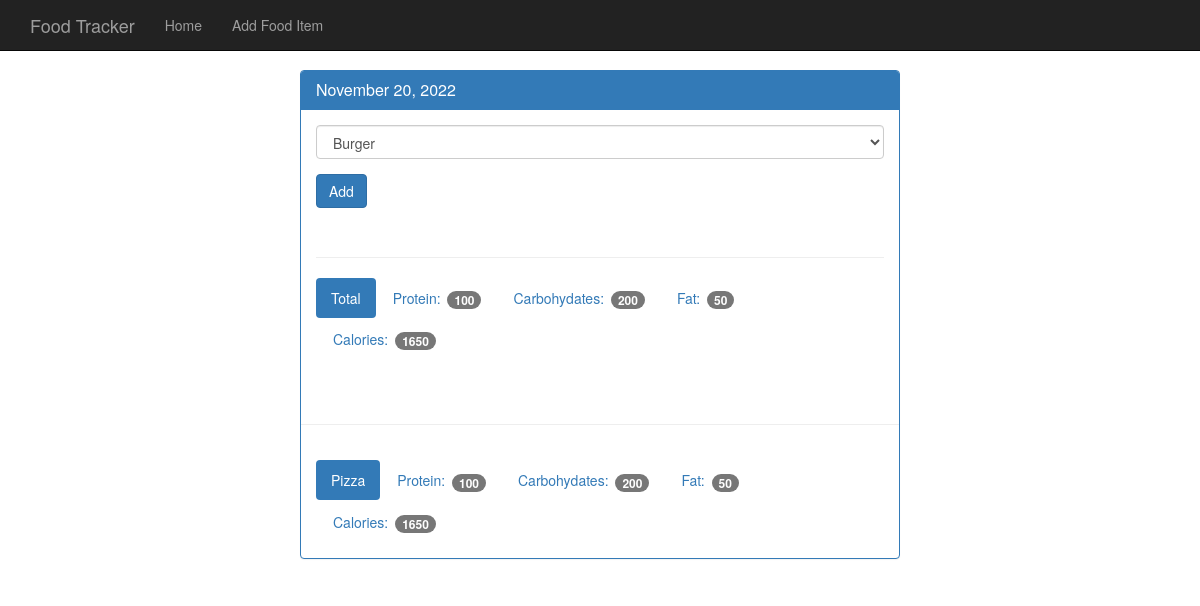
Page /view/20221120 on the committed database.
### tables this page shows
CREATE TABLE food(
	id integer primary key autoincrement,
	name text not null,
	protein integer not null,
	carbohydrate integer not null,
	fat integer not null,
	calories integer not null
);

### app.py (the view)
@app.route('/view/<date>', methods=['GET', 'POST'])
def view(date):
	db = get_db()
	cur = db.execute('select id, entry_date from log_date where entry_date = ?', [date])
	date_result = cur.fetchone()
	if request.method == 'POST':
		db.execute('insert into food_date(food_id, log_date_id) values(?,?)', [request.form['food_select'], date_result['id']])
		db.commit()
	d = datetime.strptime(str(date_result['entry_date']), '%Y%m%d')
	pretty_date = datetime.strftime(d, '%B %d, %Y')
	food_cur = db.execute('select id, name from food')
	food_results = food_cur.fetchall()
	log_cur = db.execute('''select food.name, food.carbohydrate, food.fat, food.calories,
							food.protein from log_date join food_date on food_date.log_date_id = log_date.id
							join food on food.id=food_date.food_id where log_date.entry_date = ?''', [date])
	log_results = log_cur.fetchall()
	totals = {}
	totals['protein'] = 0
	totals['carbohydrate'] = 0
	totals['fat'] = 0
	totals['calories'] = 0
	for food in log_results:
		totals['protein'] += food['protein']
		totals['carbohydrate'] += food['carbohydrate']
		totals['fat'] += food['fat']
		totals['calories'] += food['calories']
	return render_template('day.html', date=pretty_date, entry_date=date_result['entry_date'], food_results=food_results, log_results=log_results, totals=totals)

### database.py (called while the page is built)
def connect_db():
	sql = sqlite3.connect('food_log.db', timeout=10)
	sql.row_factory = sqlite3.Row
	return sql

def get_db():
	if not hasattr(g, 'sqlite_db'):
		g.sqlite_db = connect_db()
	return g.sqlite_db

### templates/day.html
{% extends 'base.html' %}
{% block body %}
    <nav class="navbar navbar-inverse navbar-fixed-top">
      <div class="container">
        <div class="navbar-header">
          <a class="navbar-brand" href="{{ url_for('index') }}">Food Tracker</a>
        </div>
        <div id="navbar" class="navbar-collapse collapse">
          <ul class="nav navbar-nav">
            <li><a href="{{ url_for('index') }}">Home</a></li>
            <li><a href="{{ url_for('food') }}">Add Food Item</a></li>
          </ul>
        </div>
      </div>
    </nav>
    <div class="container theme-showcase col-sm-6 col-sm-offset-3" role="main">
      <div class="row">
        <div>
          <div class="panel panel-primary">
            <div class="panel-heading">
              <h3 class="panel-title">{{date}}</h3>
            </div>
            <div class="panel-body">
              <form method="POST" action="{{url_for('view', date=entry_date)}}">
                <div class="form-group">
                  <select class="form-control" name="food_select">
                    {% for food in food_results %}
                    <option value="{{food.id}}">{{food.name}}</option>
                    {% endfor %}
                  </select>
                </div>
                <button type="submit" class="btn btn-primary">Add</button>
              </form>
              <div class="page-header"></div>
              <ul class="nav nav-pills" role="tablist">
                <li class="active"><a>Total</a></li>
                <li><a>Protein: <span class="badge">{{totals.protein}}</span></a></li>
                <li><a>Carbohydates: <span class="badge">{{totals.carbohydrate}}</span></a></li>
                <li><a>Fat: <span class="badge">{{totals.fat}}</span></a></li>
                <li><a>Calories: <span class="badge">{{totals.calories}}</span></a></li>
              </ul>
            </div>
            <div class="page-header"></div>
            {% for food in log_results %}
            <div class="panel-body">
              <ul class="nav nav-pills" role="tablist">
                <li class="active"><a>{{food.name}}</a></li>
                <li><a>Protein: <span class="badge">{{food.protein}}</span></a></li>
                <li><a>Carbohydates: <span class="badge">{{food.carbohydrate}}</span></a></li>
                <li><a>Fat: <span class="badge">{{food.fat}}</span></a></li>
                <li><a>Calories: <span class="badge">{{food.calories}}</span></a></li>
              </ul>
            </div>
            {% endfor %}
          </div>
        </div>
      </div>
    </div>
{% endblock %}

### static/theme.css (style rules this page uses)
body { padding-top: 70px; padding-bottom: 30px; }

### rows in the picture
food: name "Pizza", protein "100", carbohydrate "200", fat "50", calories "1650"

### other values in the picture
{{ date }} "November 20, 2022"
{{ totals.protein }} "100"
{{ totals.carbohydrate }} "200"
{{ totals.fat }} "50"
{{ totals.calories }} "1650"
form field food_select "Burger"
